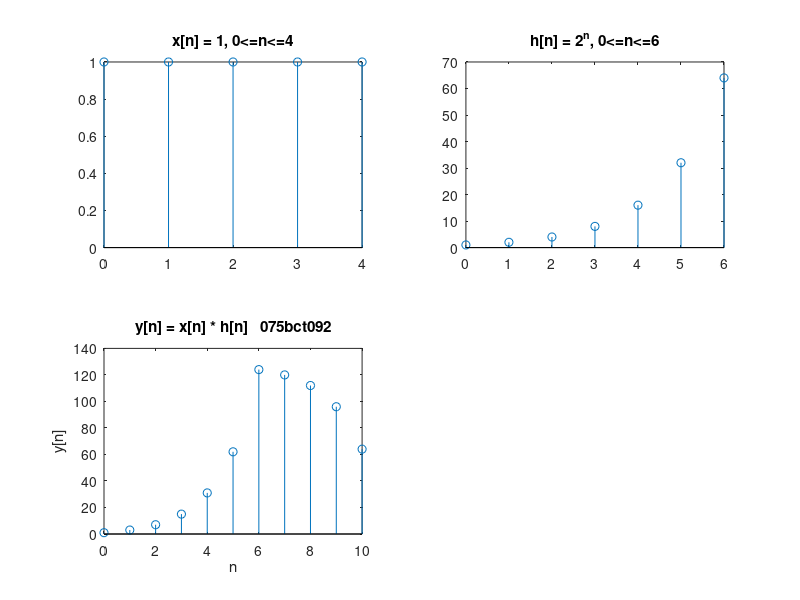

Recreate this plot in MATLAB.
n1 = [0,1,2,3,4];
x1 = [1,1,1,1,1];
n2 = [0,1,2,3,4,5,6];
h2 = [2^0,2^1,2^2,2^3,2^4,2^5,2^6];
y = conv(x1,h2);
n = 0:10;
subplot(2,2,1);
stem(n1,x1);
title('x[n] = 1, 0<=n<=4');
subplot(2,2,2);
stem(n2,h2);
title('h[n] = 2^n, 0<=n<=6');
subplot(2,2,3);
stem(n,y);
title('y[n] = x[n] * h[n]   075bct092');
xlabel('n');
ylabel('y[n]');